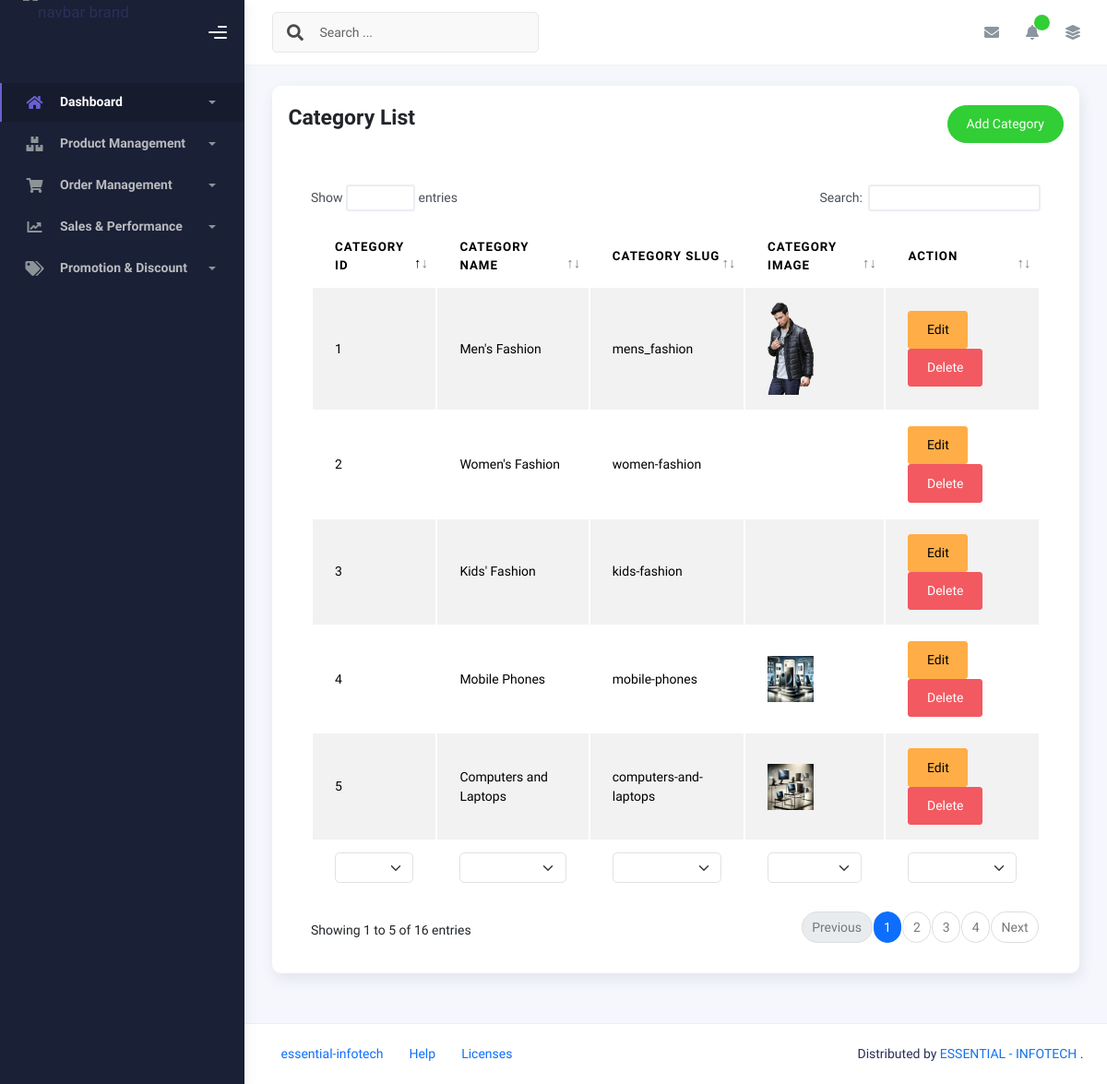
Before: /product-management/category/list/ with the older database file.
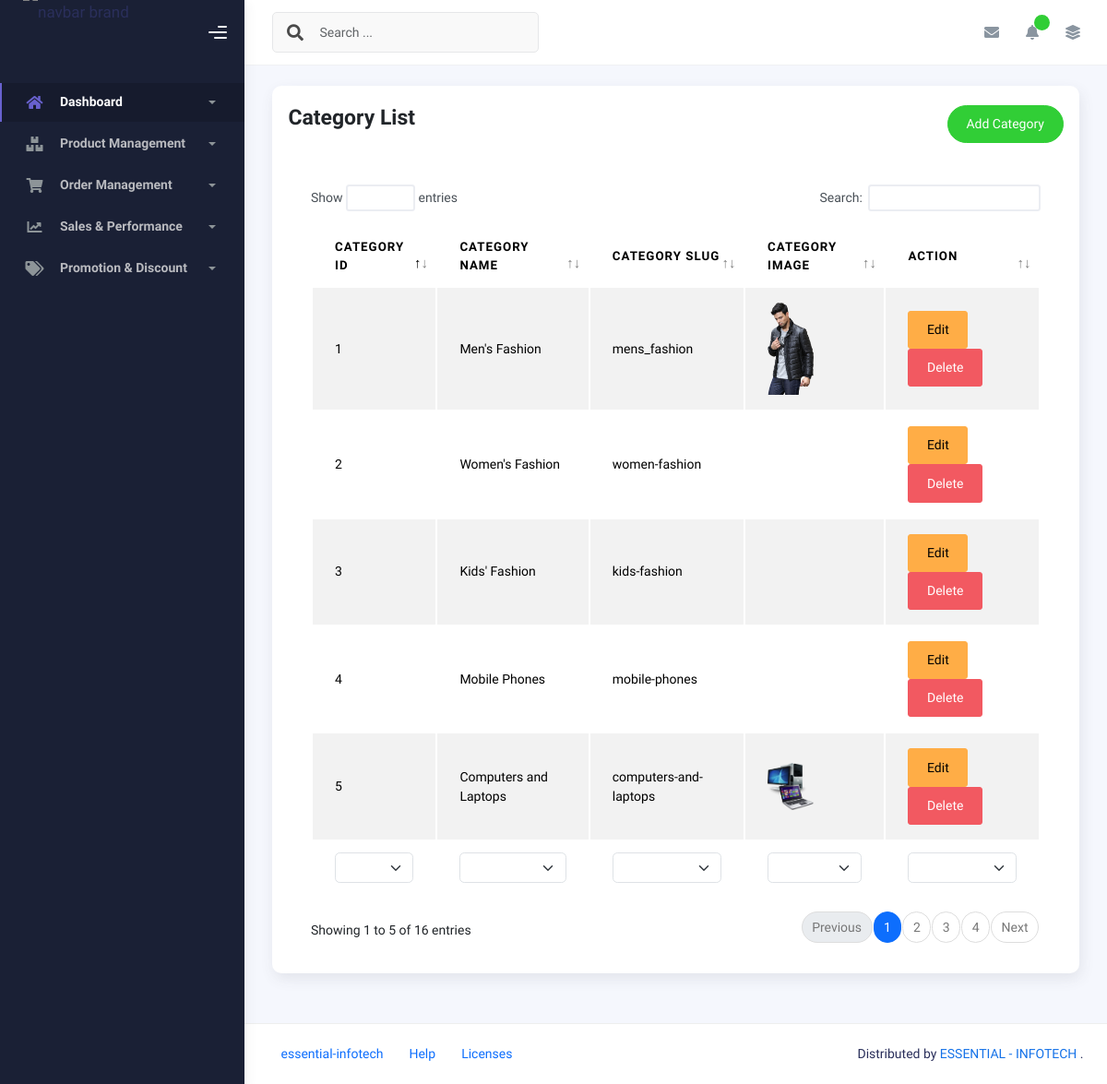
After: the same page with the newer database file.
### product_management/models.py (models this page shows, shortened)
class Category(models.Model):
    product_type = models.ForeignKey(ProductType, on_delete= models.CASCADE, related_name = 'product_type')
    category_name = models.CharField(max_length=255)
    category_slug = models.SlugField(max_length=255)
    category_image = models.ImageField(upload_to='category_images/', blank=True,null=True)
    created_at = models.DateTimeField(auto_now_add=True)
    updated_at = models.DateTimeField(auto_now=True)

### product_management/views.py (the view)
# urls.py: path('category/list/', category_list, name='category-list'),
def category_list(request):
    category = Category.objects.all()
    return render(request, 'product_management/category.html', {'category':category})

### vendor_management/views.py (called while the page is built)
def notifications(request):
    if request.user.is_authenticated:
        notifications = VendorNotification.objects.filter(user=request.user, is_read=False)
        notification_count = notifications.count()
        return {'notifications': notifications, 'notification_count': notification_count}
    return {}

### templates/product_management/category.html (shortened to what this page needs)
{% extends 'base.html' %}
{% block content %}
    <div class="container">
        <div class="page-inner">
            <div class="row">
                <div class="col-md-12">
                    <div class="card p-3">
                        <div class="page-header d-flex justify-content-between p-1">
                            <h3 class="fw-bold mb-3">Category List</h3>
                            <a href="{% url 'category-form' %}" class="btn btn-success btn-round ms-auto text-white" style="text-decoration: none;">
                                Add Category
                            </a>
                        </div>
                        <div class="card-body">
                            <div class="table-responsive">
                                <table id="multi-filter-select" class="display table table-striped table-hover">
                                    <thead>
                                        <tr>
                                            <th>Category ID</th>
                                            <th>Category Name</th>
                                            <th>Category Slug</th>
                                            <th>Category Image</th>
                                            <th>Action</th>
                                        </tr>
                                    </thead>
                                    <tfoot>
                                        <tr>
                                            <th>Category ID</th>
                                            <th>Category Name</th>
                                            <th>Category Slug</th>
                                            <th>Category Image</th>
                                            <th>Action</th>
                                        </tr>
                                    </tfoot>
                                    <tbody>
                                        {% for category in category %}
                                        <tr>
                                            <td>{{ category.pk }} </td>
                                            <td>{{ category.category_name  }}</td>
                                            <td>{{ category.category_slug  }}</td>
                                            <td>
                                                <img src="{{ category.category_image.url }}" alt="{{ category.name }}" width="50">
                                            </td>
                                            <td>
                                                <a href="{% url 'category-edit' category.pk %}" class="btn btn-warning">Edit</a>
                                                <form action="{% url 'category-delete' category.pk %}" method="POST" style="display: inline;" onsubmit="return confirm('Are you sure you want to delete this banner?');">
                                                    <button type="submit" class="btn btn-danger">Delete</button>
                                                </form>
                                            </td>
                                        </tr>
                                        {% empty %}
                                        <tr>
                                            <td colspan="5">No categories available.</td>
                                        </tr>
                                        {% endfor %}
                                    </tbody>
                                </table>
                            </div>
                        </div>
                    </div>
                </div>
            </div>
        </div>
    </div>
{% endblock %}

### templates/base.html (shortened to what this page needs)
{% load static %}
<!DOCTYPE html>
<html lang="en">
  <head>
    <link rel="stylesheet" href="{% static 'css/bootstrap.min.css' %}"/>
    <link rel="stylesheet" href="{% static 'css/plugins.min.css' %}" />
    <link rel="stylesheet" href="{% static 'css/kaiadmin.min.css' %}"/>
    <link rel="stylesheet" href="{% static 'css/demo.css' %}" />
  </head>
  <body>
    <div class="wrapper">
      <div class="sidebar" data-background-color="dark">
        <div class="sidebar-logo">
          <div class="logo-header" data-background-color="dark">
            <a href="{% url 'dashboard' %}" class="logo">
              <img
                src="{% static 'img/kaiadmin/logo_light.svg' %}"
                alt="navbar brand"
                class="navbar-brand"
                height="100"
              />
            </a>
            <div class="nav-toggle">
              <button class="btn btn-toggle toggle-sidebar">
                <i class="gg-menu-right"></i>
              </button>
            </div>
          </div>
        </div>
        <div class="sidebar-wrapper scrollbar scrollbar-inner">
          <div class="sidebar-content">
            <ul class="nav nav-secondary">
              <li class="nav-item active">
                <a
                  data-bs-toggle="collapse"
                  href="#dashboard"
                  class="collapsed"
                  aria-expanded="false"
                >
                  <i class="fas fa-home"></i>
                  <p>Dashboard</p>
                  <span class="caret"></span>
                </a>
              </li>
              <li class="nav-item">
                <a
                  data-bs-toggle="collapse"
                  href="#productManagement"
                  class="collapsed"
                  aria-expanded="false"
                >
                  <i class="fas fa-boxes"></i>
                  <p>Product Management</p>
                  <span class="caret"></span>
                </a>
              </li>
              <li class="nav-item">
                <a
                  data-bs-toggle="collapse"
                  href="#orderManagement"
                  class="collapsed"
                  aria-expanded="false"
                >
                  <i class="fas fa-shopping-cart"></i>
                  <p>Order Management</p>
                  <span class="caret"></span>
                </a>
              </li>
              <li class="nav-item">
                <a
                  data-bs-toggle="collapse"
                  href="#salesPerformance"
                  class="collapsed"
                  aria-expanded="false"
                >
                  <i class="fas fa-chart-line"></i>
                  <p>Sales & Performance</p>
                  <span class="caret"></span>
                </a>
              </li>
              <li class="nav-item">
                <a
                  data-bs-toggle="collapse"
                  href="#promotionDiscount"
                  class="collapsed"
                  aria-expanded="false"
                >
                  <i class="fas fa-tags"></i>
                  <p>Promotion & Discount</p>
                  <span class="caret"></span>
                </a>
              </li>
            </ul>
          </div>
        </div>
      </div>
      <div class="main-panel">
        <div class="main-header">
          <nav
            class="navbar navbar-header navbar-header-transparent navbar-expand-lg border-bottom"
          >
            <div class="container-fluid">
              <nav
                class="navbar navbar-header-left navbar-expand-lg navbar-form nav-search p-0 d-none d-lg-flex"
              >
                <div class="input-group">
                  <div class="input-group-prepend">
                    <button type="submit" class="btn btn-search pe-1">
                      <i class="fa fa-search search-icon"></i>
                    </button>
                  </div>
                  <input
                    type="text"
                    placeholder="Search ..."
                    class="form-control"
                  />
                </div>
              </nav>
              <ul class="navbar-nav topbar-nav ms-md-auto align-items-center">
                <li class="nav-item topbar-icon dropdown hidden-caret">
                  <a
                    class="nav-link dropdown-toggle"
                    href="#"
                    id="messageDropdown"
                    role="button"
                    data-bs-toggle="dropdown"
                    aria-haspopup="true"
                    aria-expanded="false"
                  >
                    <i class="fa fa-envelope"></i>
                  </a>
                </li>
                <li class="nav-item topbar-icon dropdown hidden-caret">
                  <a
                    class="nav-link dropdown-toggle"
                    href="#"
                    id="notifDropdown"
                    role="button"
                    data-bs-toggle="dropdown"
                    aria-haspopup="true"
                    aria-expanded="false"
                  >
                    <i class="fa fa-bell"></i>
                    <span class="notification">{{ notification_count }}</span>
                  </a>
                </li>
                <li class="nav-item topbar-icon dropdown hidden-caret">
                  <a
                    class="nav-link"
                    data-bs-toggle="dropdown"
                    href="#"
                    aria-expanded="false"
                  >
                    <i class="fas fa-layer-group"></i>
                  </a>
                </li>
              </ul>
            </div>
          </nav>
        </div>
        {% block content %}{% endblock %}
        <footer class="footer">
          <div class="container-fluid d-flex justify-content-between">
            <nav class="pull-left">
              <ul class="nav">
                <li class="nav-item">
                  <a class="nav-link" href="https://essential-infotech.com/">
                    essential-infotech
                  </a>
                </li>
                <li class="nav-item">
                  <a class="nav-link" href="#"> Help </a>
                </li>
                <li class="nav-item">
                  <a class="nav-link" href="#"> Licenses </a>
                </li>
              </ul>
            </nav>
            <div>
              Distributed by
              <a target="_blank" href="https://essential-infotech.com/">ESSENTIAL - INFOTECH
            </a>.
            </div>
          </div>
        </footer>
      </div>
    </div>
  </body>
</html>

Changed rows visible on the page:
changed Category "Mobile Phones": category_image: picture removed
changed Category "Computers and Laptops": category_image: a different picture
